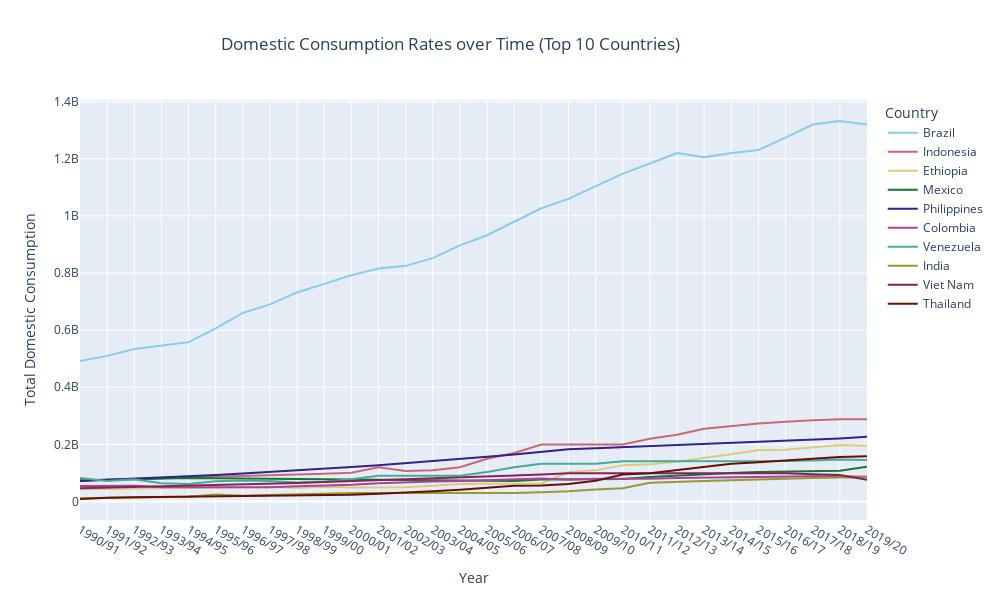

Notebook code cell kept with this figure:
### Code cell
# Lets graph a time series of domestic consumption by country

fig3 = px.line(coffee_domestic_consumption_2, x = coffee_domestic_consumption_2.index,
               y = coffee_domestic_consumption_2.columns[0:],color_discrete_sequence = px.colors.qualitative.Safe,
               labels = {"year": "Year", "value": "Total Domestic Consumption", "variable": "Country"},
               title="Domestic Consumption Rates over Time (Top 10 Countries)", width=1000, height=600)

fig3.update_layout(title_x=0.45)
fig3.show()
